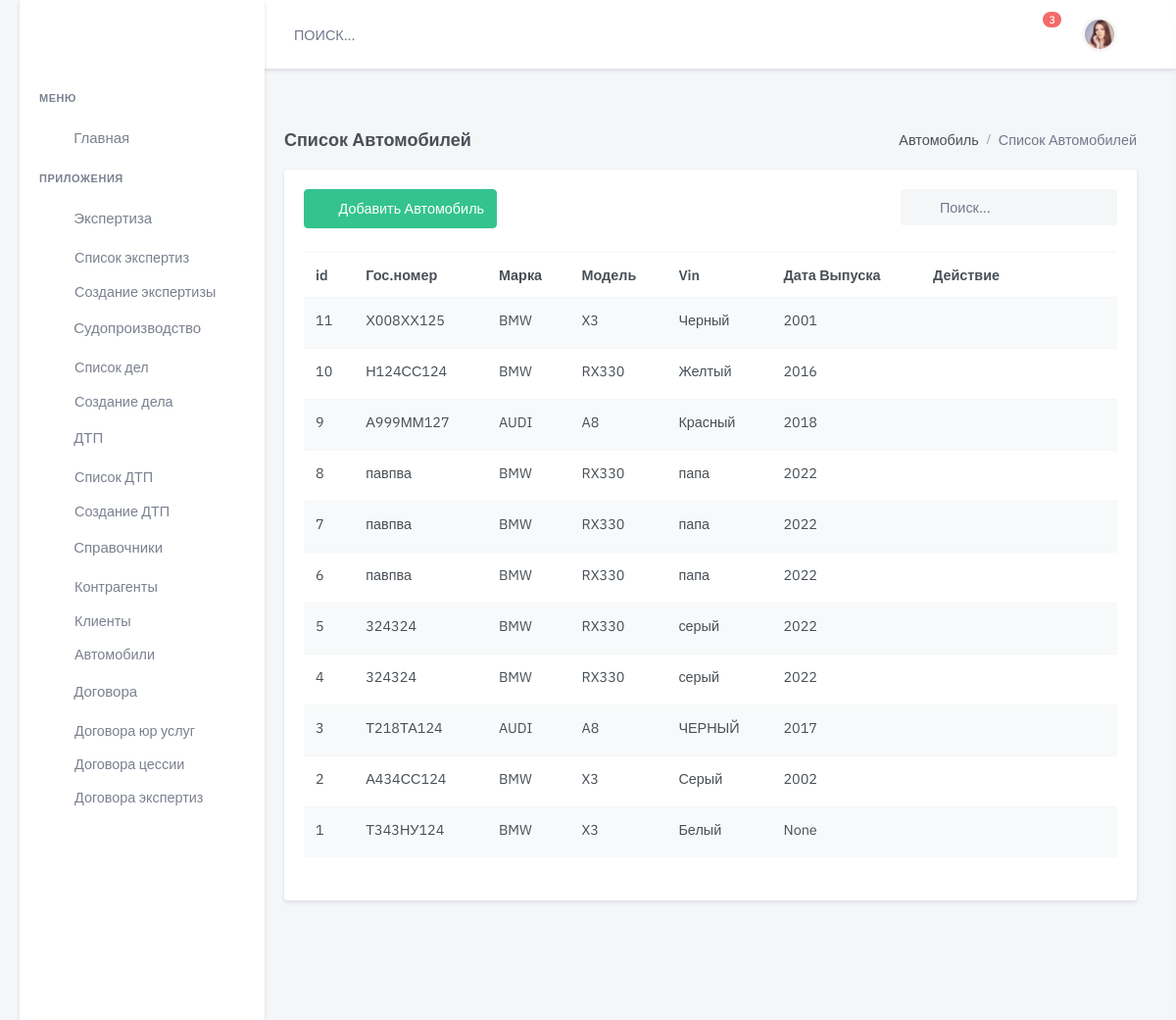
/auto/, run on an earlier commit of the app's database.
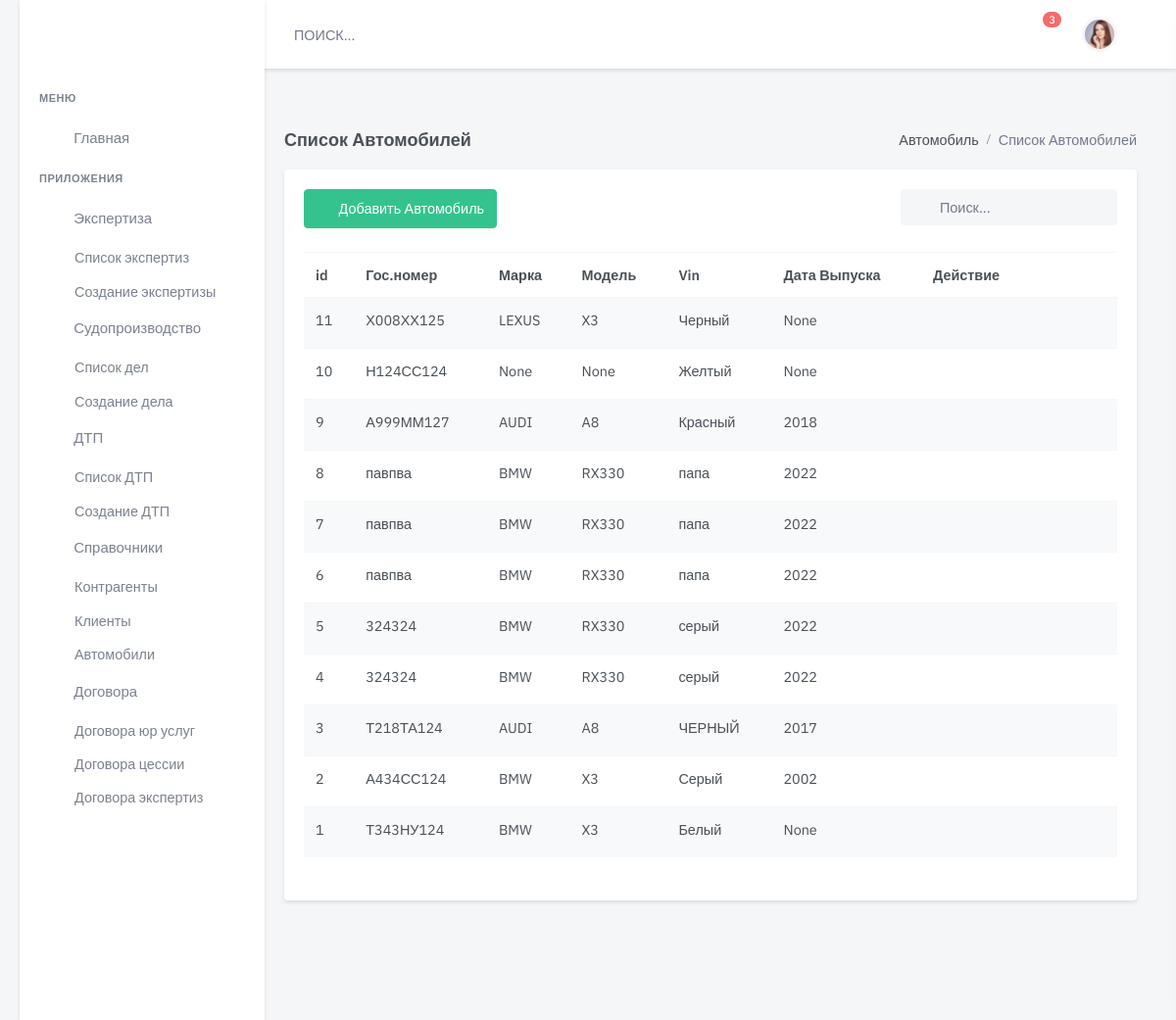
And on a later commit of the database.
### auto/models.py (models this page shows, shortened)
class Car(models.Model):
    model = models.ForeignKey(
        Model, blank=True,
        on_delete=models.CASCADE,
        related_name='model',
        null=True,
        verbose_name='Модель '
    )
    marka = models.ForeignKey(
        Brend,
        blank=True,
        on_delete=models.CASCADE,
        related_name='marka',
        null=True,
        verbose_name='Марка '
    )
    number = models.CharField(
        max_length=24,
        blank=True,
        null=True,
        default=None,
        verbose_name='Гос.номер '
    )
    color = models.CharField(
        max_length=24,
        blank=True,
        null=True,
        default=None,
        verbose_name='Цвет')
    date_made = models.PositiveSmallIntegerField(
        blank=True,
        null=True,
        verbose_name='Год выпуска'
    )
    sts_s = models.CharField(
        max_length=4,
        blank=True,
        null=True,
        default=None,
        verbose_name='Серия СТС'
    )
    sts_n = models.CharField(
        max_length=11,
        blank=True,
        null=True,
        default=None,
        verbose_name='Номер СТС')
    sts_date = models.DateField(
        blank=True,
        null=True,
        default=None,
        verbose_name='Дата выдачи СТС'
    )
    pts_s = models.CharField(
        max_length=4,
        blank=True,
        null=True,
        default=None,
        verbose_name='Серия ПТС'
    )
    pts_n = models.CharField(
        max_length=11,
        blank=True,
        null=True,
        default=None,
        verbose_name='Номер ПТС'
    )
    pts_date = models.DateField(
        blank=True,
        null=True,
        default=None,
        verbose_name='Дата выдачи ПТС'
    )
    vin = models.CharField(
        max_length=24,
        blank=True,
        null=True,
        default=None,
        verbose_name='VIN номер')
    driver = models.CharField(
        max_length=24,
        blank=True,
        null=True,
        default=None,
        verbose_name='Сделать ссылку на клиента ')
    Comment = models.CharField(
        max_length=500,
        blank=True, null=True,
        default=None,
        verbose_name='Комментарий'
    )
    is_active = models.BooleanField(default=True)
    created = models.DateTimeField(auto_now_add=True, auto_now=False)
    updated = models.DateTimeField(auto_now_add=False, auto_now=True)
    class Meta:
        verbose_name = "Транспортное средство  "
        verbose_name_plural = "Транспортные средства"
        ordering = ['-created']

class Brend(models.Model):
    name = models.CharField(
        max_length=30,
        blank=True,
        null=True,
        default=None,
        verbose_name='Марка ТС ')
    is_active = models.BooleanField(default=True)
    created = models.DateTimeField(auto_now_add=True, auto_now=False)
    updated = models.DateTimeField(auto_now_add=False, auto_now=True)
    def __str__(self):
        return self.name
    class Meta:
        verbose_name = "Марка ТС"
        verbose_name_plural = "Марки ТС"

class Model(models.Model):
    name = models.CharField(
        max_length=30,
        blank=True,
        null=True,
        default=None,
        verbose_name='Модель ТС '
    )
    brand_auto = models.ForeignKey(
        Brend,
        on_delete=models.CASCADE,
        verbose_name='Марка Авто'
    )
    is_active = models.BooleanField(default=True)
    created = models.DateTimeField(auto_now_add=True, auto_now=False)
    updated = models.DateTimeField(auto_now_add=False, auto_now=True)
    def __str__(self):
        return '{}'.format(self.name)
    class Meta:
        db_table = 'automarket_target_model'
    ordering = ['brand_auto', 'name']
    verbose_name = "Модель ТС"
    verbose_name_plural = "Модель ТС"

### auto/views.py (the view)
# urls.py: path('', auto_list, name='auto-list'),
def auto_list(request):
    auto = Car.objects.all()
    return render(request, 'dist/handbk/auto/auto-list.html', {'results': auto})

### templates/dist/handbk/auto/auto-list.html (shortened to what this page needs)
{% extends 'dist/include/base.html' %}
{% load static %}
{% block content %}
  <div class="main-content">
    <div class="page-content">
      <div class="container-fluid">
        <div class="row">
          <div class="col-12">
            <div class="page-title-box d-flex align-items-center justify-content-between">
              <h4 class="mb-0">Список Автомобилей</h4>
              <div class="page-title-right">
                <ol class="breadcrumb m-0">
                  <li class="breadcrumb-item"><a href="javascript: void(0);">Автомобиль</a></li>
                  <li class="breadcrumb-item active">Список Автомобилей</li>
                </ol>
              </div>
            </div>
          </div>
        </div>
        <div class="row">
          <div class="col-lg-12">
            <div class="card">
              <div class="card-body">
                <div class="row mb-2">
                  <div class="col-md-6">
                    <div class="mb-3">
                      <a href="{% url 'auto-new' %}" class="btn btn-success waves-effect waves-light">
                        <i class="mdi mdi-plus me-2"></i> Добавить Автомобиль</a>
                    </div>
                  </div>
                  <div class="col-md-6">
                    <div class="form-inline float-md-end mb-3">
                      <div class="search-box ms-2">
                        <div class="position-relative">
                          <form>
                            <input name="find" type="text" id="find" onclick="this.select();"
                                   class="form-control rounded bg-light border-0" placeholder="Поиск...">
                          </form>
                        </div>
                      </div>
                    </div>
                  </div>
                </div>
                <div class="table-responsive mb-4">
                  <table class="table table-striped table-nowrap mb-0">
                    <thead>
                    <tr>
                      <th scope="col">id</th>
                      <th scope="col">Гос.номер</th>
                      <th scope="col">Марка</th>
                      <th scope="col">Модель</th>
                      <th scope="col">Vin</th>
                      <th scope="col">Дата Выпуска</th>
                      <th scope="col" style="width: 200px;">Действие</th>
                    </tr>
                    </thead>
                    <tbody>
                    {% for item in results %}
                      <tr>
                        <td>
                          <a href="/auto/edit/{{ item.id }}/" class="text-body">{{ item.id }}</a>
                        </td>
                        <td>
                          <a href="/auto/edit/{{ item.id }}/" class="text-body">{{ item.number }}</a>
                        </td>
                        <td>{{ item.marka }}</td>
                        <td>{{ item.model }}</td>
                        <td>{{ item.color }}</td>
                        <td>{{ item.date_made }}</td>
                        <td>
                          <ul class="list-inline mb-0">
                            <li class="list-inline-item">
                              <a href="javascript:void(0);" class="px-2 text-danger"></a>
                            </li>
                            <li class="list-inline-item dropdown">
                              <a class="text-muted dropdown-toggle font-size-18 px-2" href="#"
                                 role="button"
                                 data-bs-toggle="dropdown" aria-haspopup="true">
                              </a>
                            </li>
                          </ul>
                        </td>
                      </tr>
                    {% endfor %}
                    </tbody>
                  </table>
                </div>
              </div>
            </div>
          </div>
        </div>
      </div>
    </div>
  </div>
{% endblock content %}

What changed in the data, as far as the page shows it:
changed Car "Х008ХХ125": marka "BMW" → "LEXUS"; date_made "2001" → "None"
changed Car "Н124СС124": marka "BMW" → "None"; model "RX330" → "None"; date_made "2016" → "None"
